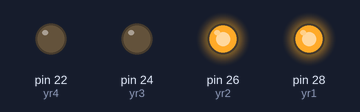
Recording of a sketch running on a simulated Arduino Mega 2560, built with avr-gcc and run on an emulated ATmega2560. Shown: output pins drawn as LEDs (lit = HIGH).

Above: at 0.2 s.
At 1.3 s:
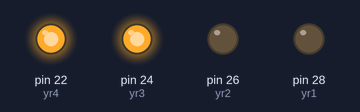
At 4.8 s:
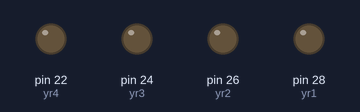
Timing chart, 0 to 6.2 s (numbered marks = the images above):
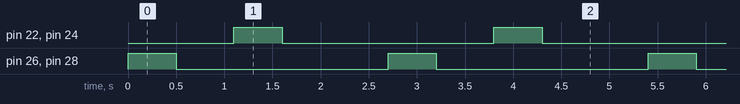

The sketch:

Y_AXIS.ino
```cpp
/*
  EGG VENDING MACHINE CODE FOR Y AXIS TRIAL 1
 CC NARRENCER , TILAK , CPDO , DENNIS ASHOK

 */

int yr1 = 28;
int yr2 = 26;
int yr3 = 24;
int yr4 = 22;

// the setup routine runs once when you press reset:
void setup() {
  // initialize the digital pin as an output.
  pinMode(yr1, OUTPUT);
  pinMode(yr2, OUTPUT);
  pinMode(yr3, OUTPUT);
  pinMode(yr4, OUTPUT);

}

// the loop routine runs over and over again forever:
void loop() {
  yup();
  delay(500);
  ydown();
  delay(1000);

}

void yup()
{
  digitalWrite(yr1, HIGH);   // up TURN ON
  digitalWrite(yr2,HIGH);
  delay(500);               //
  digitalWrite(yr1, LOW);   // up TURN OFF
  digitalWrite(yr2,LOW);
  delay(100);
}

void ydown()
{
  digitalWrite(yr3, HIGH);  // down TURN ON
  digitalWrite(yr4, HIGH);
  delay(500);
  digitalWrite(yr3, LOW);  // down TURN ON
  digitalWrite(yr4, LOW);
  delay(100);
}
```

Measured:
- by itself, pin 22 (yr4), pin 24 (yr3), pin 26 (yr2), pin 28 (yr1): alternates HIGH for 0.50 s and LOW for 2.2 s
- by itself, everything shown: repeats every 2.7 s, in 4 steps
